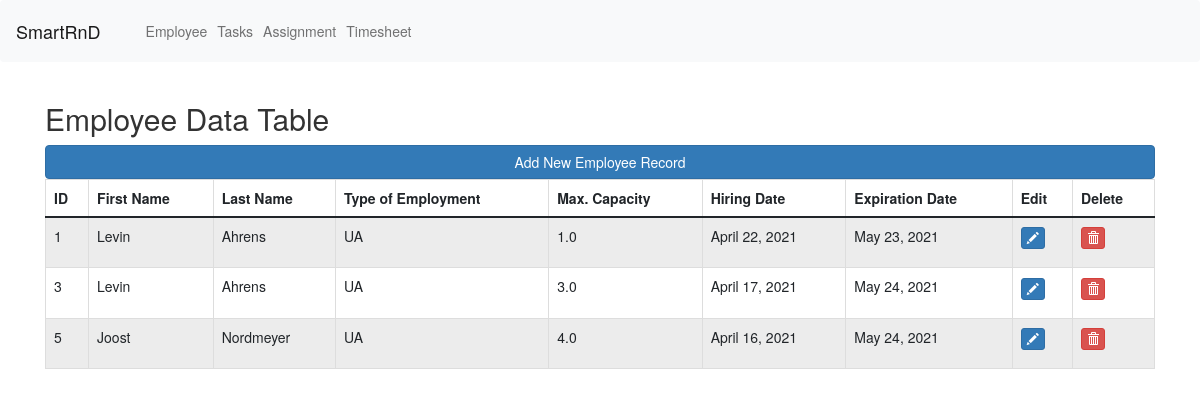
/employee/, run on an earlier commit of the app's database.
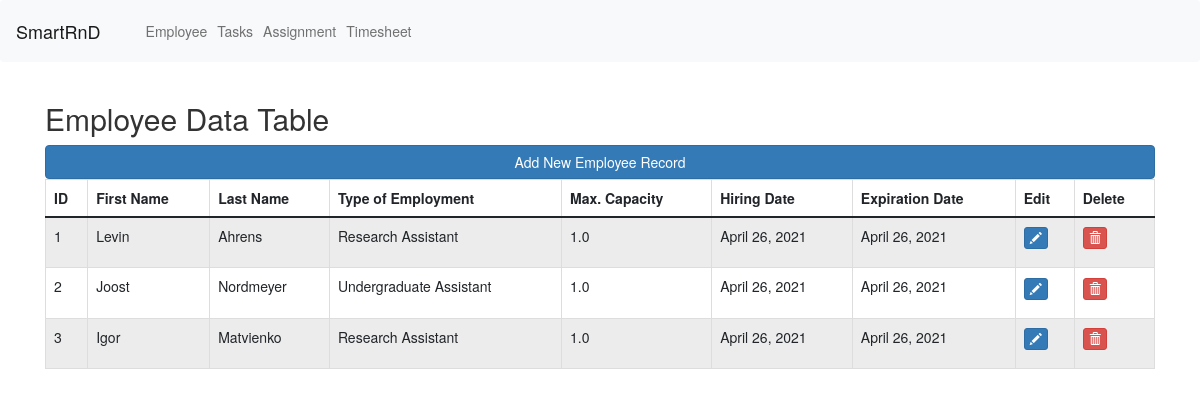
And on a later commit of the database.
### erpapp/models.py (models this page shows, shortened)
class Employee(models.Model):
    firstname = models.CharField('First Name', max_length=32)
    lastname = models.CharField('Last Name', max_length=32)
    type_choices = [
        ('Undergraduate Assistant', 'Undergraduate Assistant'),
        ('Research Assistant', 'Research Assistant')
    ]
    type = models.CharField('Type of Employment', choices=type_choices, max_length=32)
    capacity = models.FloatField('Capacity', default=1.0)
    hiring_date = models.DateField('Hiring Date')
    expiration_date = models.DateField('Expiration Date')
    class Meta:
        db_table = "employee"

### erpapp/views.py (the view)
# urls.py: path('employee/', views.employee),
def employee(request):
    employees = Employee.objects.all()
    context = {
        'employees': employees
    }
    return render(request, 'employee.html', context)

### erpapp/Templates/employee.html (shortened to what this page needs)
{% extends "base.html" %}
{% block content %}
<div class="col-md-12">
        <h2>Employee Data Table</h2>
        <span><a href="/add_new_emp" class="btn btn-primary btn-block">Add New Employee Record</a></span>
        <div class="table-responsive">
        <table id="bootstrapdatatable" class="table table-striped table-bordered" width="100%">
            <thead>
                <tr>
                    <th>ID</th>
                    <th>First Name</th>
                    <th>Last Name</th>
                    <th>Type of Employment</th>
                    <th>Max. Capacity</th>
                    <th>Hiring Date</th>
                    <th>Expiration Date</th>
                    <th>Edit</th>
                    <th>Delete</th>
                </tr>
            </thead>
            <tbody>
            {% for employee in employees %}
                <tr>
                     <td>{{ employee.id }}</td>
                     <td>{{ employee.firstname }}</td>
                     <td>{{ employee.lastname }}</td>
                     <td>{{ employee.type }}</td>
                     <td>{{ employee.capacity }}</td>
                     <td>{{ employee.hiring_date }}</td>
                     <td>{{ employee.expiration_date }}</td>
                     <td><p data-placement="top" data-toggle="tooltip" title="Edit"><a href="/edit_emp/{{ employee.id }}" class="btn btn-primary btn-xs" data-title="Edit" data-toggle="confirmation" data-target="#edit" ><span class="glyphicon glyphicon-pencil"></span></a></p></td>
                     <td><p data-placement="top" data-toggle="tooltip" title="Delete"><a href="/delete_emp/{{ employee.id }}" class="btn btn-danger btn-xs" data-title="Delete" data-toggle="confirmation" data-target="#delete" ><span class="glyphicon glyphicon-trash"></span></a></p></td>
                </tr>
               {% endfor %}
            </tbody>
        </table>
    </div>
</div>
{% endblock content %}

### erpapp/Templates/base.html (shortened to what this page needs)
<!DOCTYPE html>
<html lang="en">
<head>
    {% load static %}
    <link href="https://cdn.jsdelivr.net/npm/bootstrap@5.0.0-beta3/dist/css/bootstrap.min.css" rel="stylesheet">
    <link href="http://maxcdn.bootstrapcdn.com/bootstrap/3.3.0/css/bootstrap.min.css" rel="stylesheet" id="bootstrap-css">
</head>
<body>
    <nav class="navbar navbar-expand-lg navbar-light bg-light">
      <div class="container-fluid">
        <a class="navbar-brand" href="/">SmartRnD</a>
        <div class="collapse navbar-collapse" id="navbarNav">
          <ul class="navbar-nav">
            <li class="nav-item">
              <a class="nav-link" href="/employee">Employee</a>
            </li>
            <li class="nav-item">
              <a class="nav-link" href="/tasks">Tasks</a>
            </li>
            <li class="nav-item">
              <a class="nav-link" href="/assignments">Assignment</a>
            </li>
            <li class="nav-item">
              <a class="nav-link" href="/timesheet">Timesheet</a>
            </li>
          </ul>
        </div>
      </div>
    </nav>
    <div class="container">
        <div class="row">
            {% block content %}{% endblock %}
        </div>
    </div>
</body>
</html>

What changed in the data, as far as the page shows it:
removed Employee: id "5", firstname "Joost", lastname "Nordmeyer", type "UA", capacity "4.0", hiring_date "April 16, 2021", expiration_date "May 24, 2021"
changed Employee "Levin": type "UA" → "Research Assistant"; hiring_date "April 22, 2021" → "April 26, 2021"; expiration_date "May 23, 2021" → "April 26, 2021"
added Employee: id "2", firstname "Joost", lastname "Nordmeyer", type "Undergraduate Assistant", capacity "1.0", hiring_date "April 26, 2021", expiration_date "April 26, 2021"
changed Employee id 3: firstname "Levin" → "Igor"; lastname "Ahrens" → "Matvienko"; type "UA" → "Research Assistant"; capacity "3.0" → "1.0"; hiring_date "April 17, 2021" → "April 26, 2021"; expiration_date "May 24, 2021" → "April 26, 2021"
